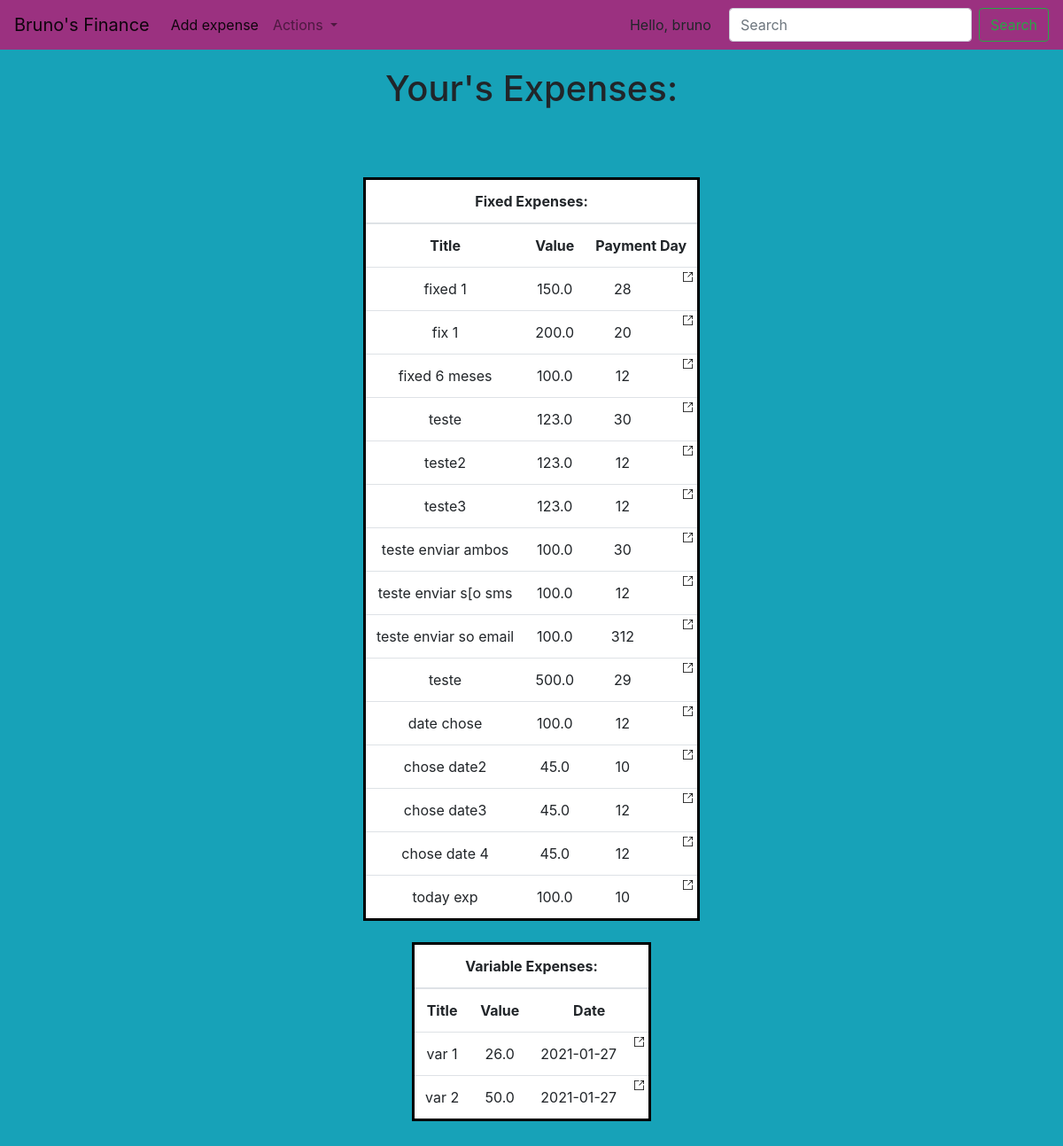
/month/1 (signed in), run on an earlier commit of the app's database.
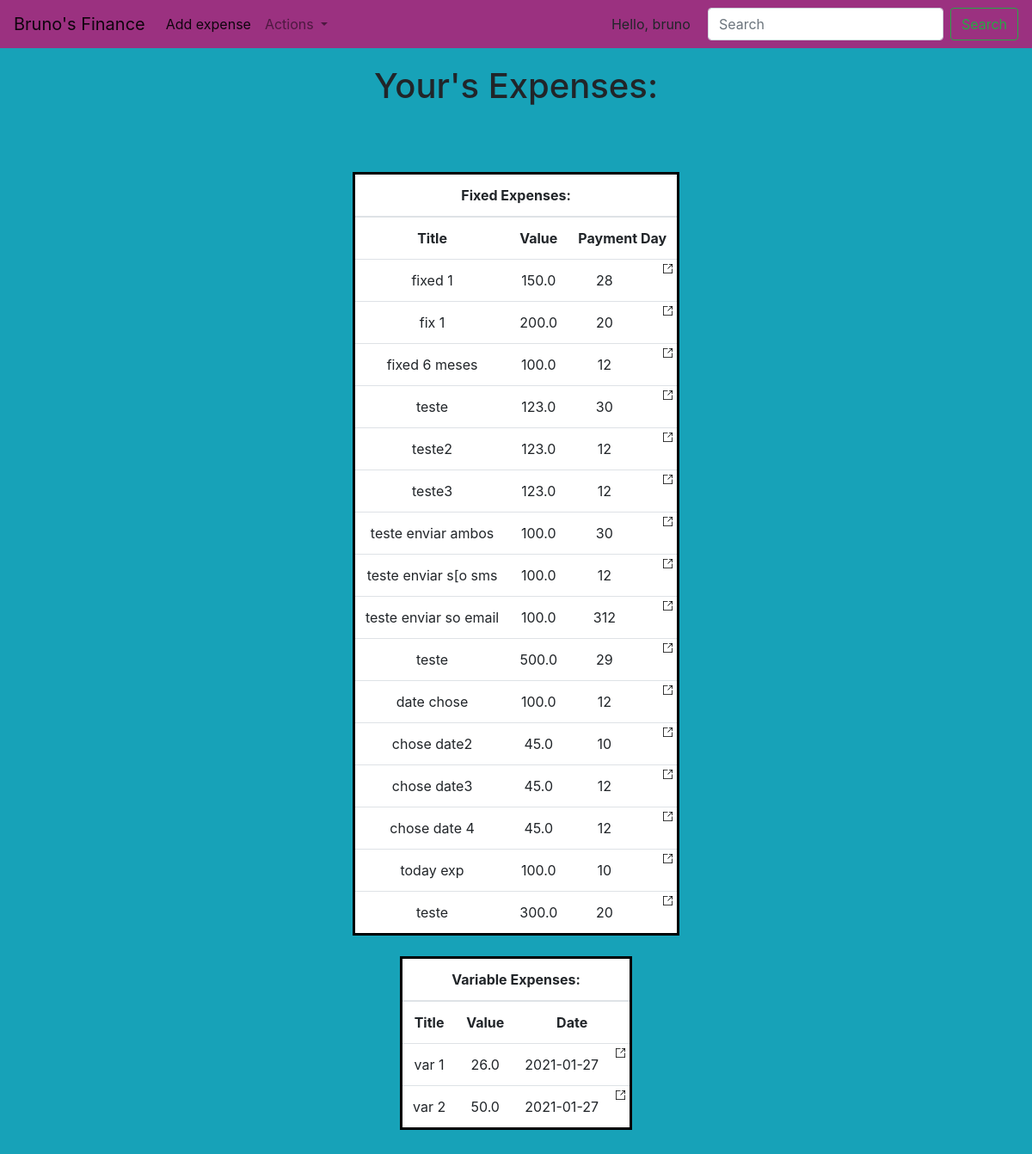
And on a later commit of the database.
### webapp/models.py (models this page shows, shortened)
class FixedExpense(models.Model):
    title = models.CharField(max_length=64)
    value = models.FloatField()
    paymentDay = models.IntegerField()
    description = models.TextField()
    owner = models.ForeignKey(User, on_delete=models.CASCADE)
    duration = models.IntegerField(default=-1) #-1== forever
    begining = models.DateField(default=defaultDate)

class VariableExpense(models.Model):
    categories = [
        "Food",
        "Game",
        "Subscription",
        "Random",
        "Electronics",
        "Role",
        "Objects",
        "Health"
    ]
    title = models.CharField(max_length=64)
    value = models.FloatField()
    categorie = models.CharField(max_length=64)
    owner = models.ForeignKey(User, on_delete=models.CASCADE)
    date = models.DateField(default=defaultDate)

### webapp/views.py (the view)
# urls.py: path("month/<int:monthIndex>", views.monthDetails, name="monthDetails")
def monthDetails(request, monthIndex):
    fixedExpenses = cleanFixedExpenses(models.FixedExpense.objects.filter(owner=request.user))
    variableExpenses = cleanVariableExpenses(models.VariableExpense.objects.filter(owner=request.user))
    pprint.pprint(variableExpenses)
    return render(request, 'webapp/monthDetails.html', {
                                                        'fixedExpenses': fixedExpenses[monthIndex],
                                                        'variableExpenses': variableExpenses[monthIndex]
    })

### webapp/views.py (called while the page is built)
def jsonfy(target):
    newObject = target.__dict__
    try:
        del newObject['_state']
    except Exception:
        pass
    try:
        del newObject['begining']
    except Exception:
        pass
    try:
        newObject['date'] = str(newObject['date'])
    except Exception:
        pass
    return newObject

def cleanVariableExpenses(variableExpenses):
    cleanVariableExpenses = {1:[],2:[],3:[],4:[],5:[],6:[],7:[],8:[],9:[],10:[],11:[], 11:[]}
    for expense in variableExpenses:
        cleanVariableExpenses[expense.date.month].append(jsonfy(expense))
    return cleanVariableExpenses

### templates/webapp/monthDetails.html (shortened to what this page needs)
{% extends "webapp/home.html" %}

### templates/webapp/home.html (shortened to what this page needs)
{% load static %}
<!DOCTYPE html>
<html lang="en">
<head>
    <link rel="stylesheet" href="https://maxcdn.bootstrapcdn.com/bootstrap/4.0.0/css/bootstrap.min.css">
    <link rel="stylesheet" href="{% static 'webapp/home.css' %}">
</head>
<body>
<nav class="navbar navbar-expand-lg navbar-light" id="navbar">
    <a class="navbar-brand" href="/">Bruno's Finance</a>
    <div class="collapse navbar-collapse" id="navbarSupportedContent">
      <ul class="navbar-nav mr-auto">
        <li class="nav-item active">
          <a class="nav-link" href="{% url 'addExpense' %}">Add expense <span class="sr-only">(current)</span></a>
        </li>
        <li class="nav-item dropdown">
          <a class="nav-link dropdown-toggle" href="#" id="navbarDropdown" role="button" data-toggle="dropdown" aria-haspopup="true" aria-expanded="false">
            Actions
          </a>
        </li>
      </ul>
      <span id="greeting" >Hello, {{ request.user.username }} </span>
      <form class="form-inline my-2 my-lg-0">
        <input class="form-control mr-sm-2" type="search" placeholder="Search" aria-label="Search">
        <button class="btn btn-outline-success my-2 my-sm-0" type="submit">Search</button>
      </form>
    </div>
  </nav>
    <h1 class="title">Your's Expenses:</h1>
    <br><br>
    <div class="content">
      {% if fixedExpenses %}
      <table id="fixedExpensesTable" class="table">
        <thead>
            <th colspan=4>Fixed Expenses:</th>
        </thead>
        <tbody>
            <tr>
                <th>Title</th>
                <th>Value</th>
                <th colspan=2>Payment Day</th>
            </tr>
            {% for expense in fixedExpenses %}
                <tr>
                    <td>{{ expense.title }}</td>
                    <td>{{ expense.value }}</td>
                    <td>{{ expense.paymentDay }}</td>
                  <td>
                    <a href="/expense-details/fixed/{{ expense.id }}">
                      <img src="{% static 'webapp/expand.svg' %}" alt="click to see details" class="expenseIcon">
                    </a>
                  </td>
                </tr>
            {% endfor %}
        </tbody>
    </table>
            <br>
      {% endif %}
      {% if variableExpenses %}
          <table id="variableExpensesTable" class="table">
              <thead>
                  <th colspan=4>Variable Expenses:</th>
              </thead>
              <tbody>
                <tr>
                  <th>Title</th>
                  <th>Value</th>
                  <th colspan=2>Date</th>
              </tr>
                  {% for expense in variableExpenses %}
                    <tr>
                    <td>{{ expense.title }}</td>
                    <td>{{ expense.value }}</td>
                    <td>{{ expense.date }}</td>
                      <td>
                        <a href="/expense-details/variable/{{ expense.id }}">
                          <img src="{% static 'webapp/expand.svg' %}" alt="click to see details" class="expenseIcon">
                        </a>
                      </td>
                    </tr>
                  {% endfor %}
              </tbody>
          </table>
      {% endif %}
      <br><br><br><br>
    </div>
</body>
</html>

What changed in the data, as far as the page shows it:
added FixedExpense: title "teste", value "300.0", paymentDay "20"
